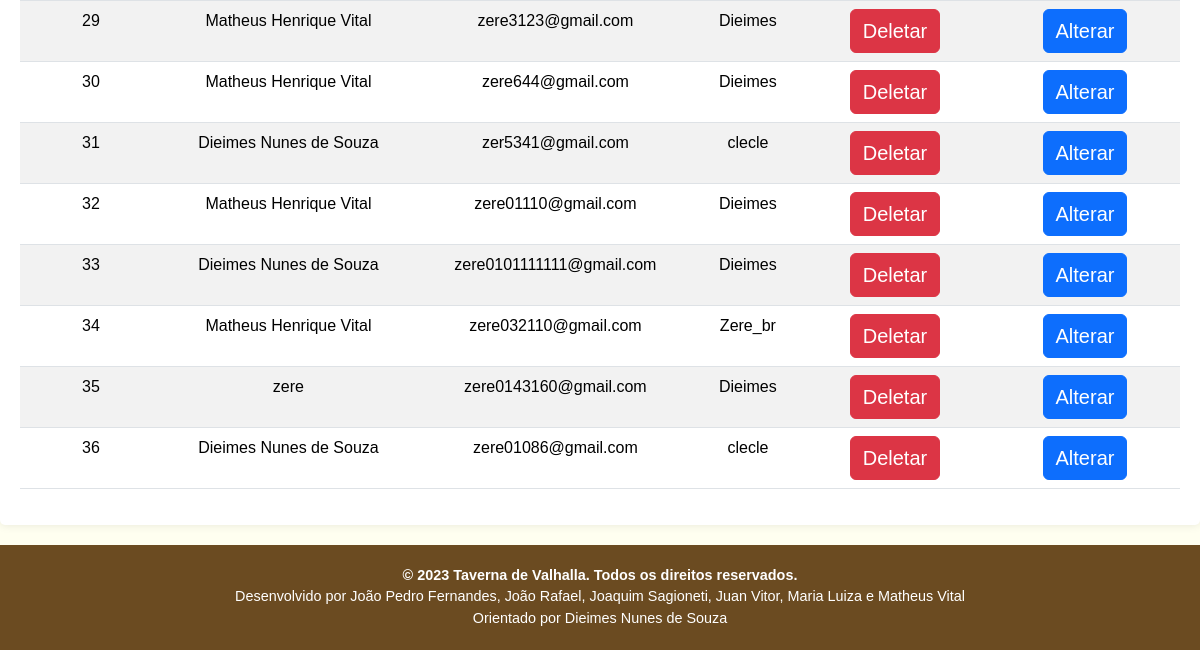
The page /contas_sistema.php (signed in, lower part) on the database as committed earlier.
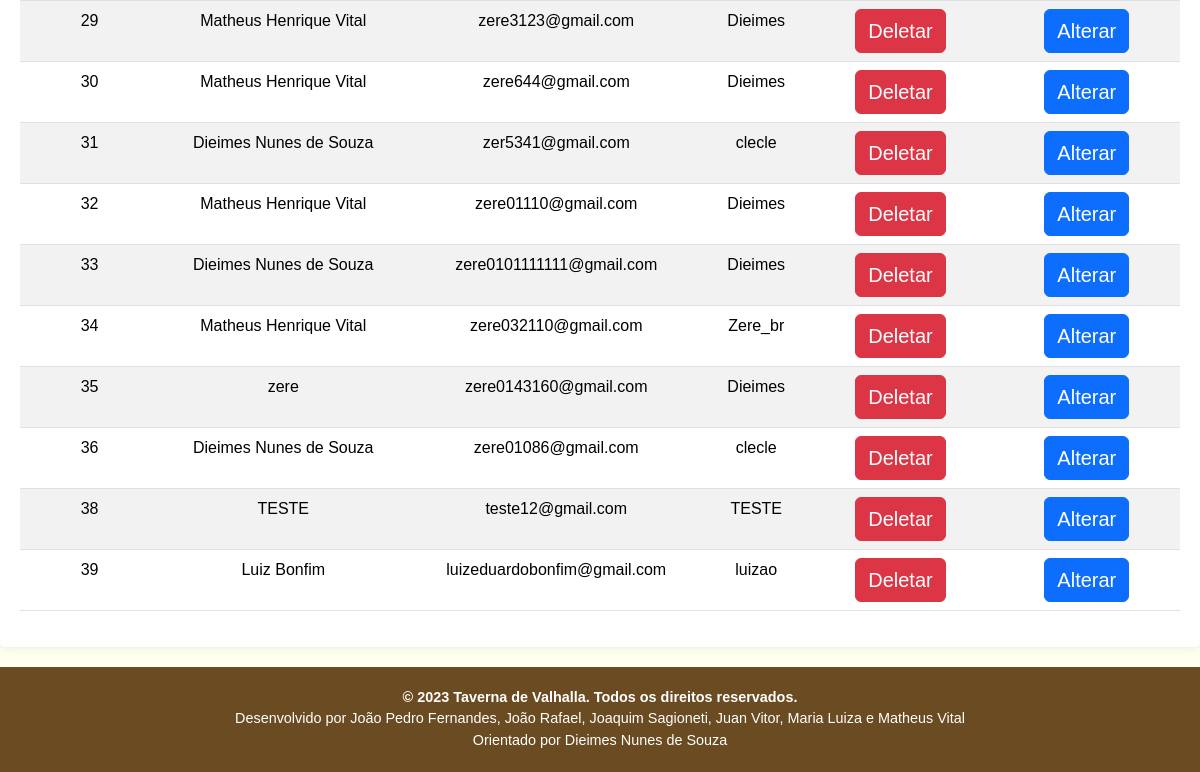
The same page on the database as committed later.
### tables this page shows
CREATE TABLE IF NOT EXISTS `cadastro` (
  `id_login` int(11) NOT NULL AUTO_INCREMENT,
  `email` varchar(100) NOT NULL,
  `senha` varchar(100) NOT NULL,
  `nome` varchar(100) NOT NULL,
  `telefone` varchar(16) NOT NULL,
  `username` varchar(100) NOT NULL,
  `cpf` varchar(100) NOT NULL,
  `endereco` varchar(100) NOT NULL,
  `foto_perfil_caminho` varchar(300) NOT NULL,
  PRIMARY KEY (`id_login`)
);

### contas_sistema.php (the view, shortened to what this page needs)
<?php
include('conexao.php');
$consultar_banco = "SELECT * FROM cadastro";
$retorno_consulta = $mysqli->query($consultar_banco) or die($mysqli->error);
?>
<!DOCTYPE html>
<html lang="pt-br">
<head>
    <link rel="stylesheet" href="style.css">
    <link href="https://cdn.jsdelivr.net/npm/bootstrap@5.3.2/dist/css/bootstrap.min.css" rel="stylesheet">
    <link rel="stylesheet" href="css/style.css">
    <link rel="stylesheet" href="css/dieimes.css">
    <link rel="stylesheet" href="css/menu_dieimes.css">
</head>
<body>
    <br>
    <br>
    <div id="contaaiiner" class="container-fluid">
    <div class="row-fluid">
        <div id="alinhar_dashboard" class="table-responsive">
            <div class="table-responsive">
            <table id="table" class="table table-striped">
                <tbody>
                    <?php
                    while ($logins = $retorno_consulta->fetch_assoc()) {
                    ?>
                        <tr>
                            <td><?php echo $logins['id_login']; ?></td>
                            <td><?php echo $logins['nome']; ?> </td>
                            <td><?php echo $logins['email']; ?> </td>
                            <td><?php echo $logins['username']; ?></td>
                            <td class="text-center">
                                <a id="butao-adm" class="btn btn-danger" href="deletar.php?codigo_cadastro=<?php echo $logins['id_login']; ?>">Deletar</a>
                            </td>
                            <td class="text-center">
                                <a id="butao-adm" class="btn btn-primary" href="alterar.php">Alterar</a>
                            </td>
                        </tr>
                    <?php
                    }
                    ?>
                </tbody>
            </table>
            </div>
        </div>
        </div>
    </div>
    <?php
    include('rodape.php');
    ?>
</body>
</html>

Rows that differ between the two databases and show on the page:
added cadastro: id_login "38", nome "TESTE", email "teste12@gmail.com", username "TESTE"
added cadastro: id_login "39", nome "Luiz Bonfim", email "luizeduardobonfim@gmail.com", username "luizao"
